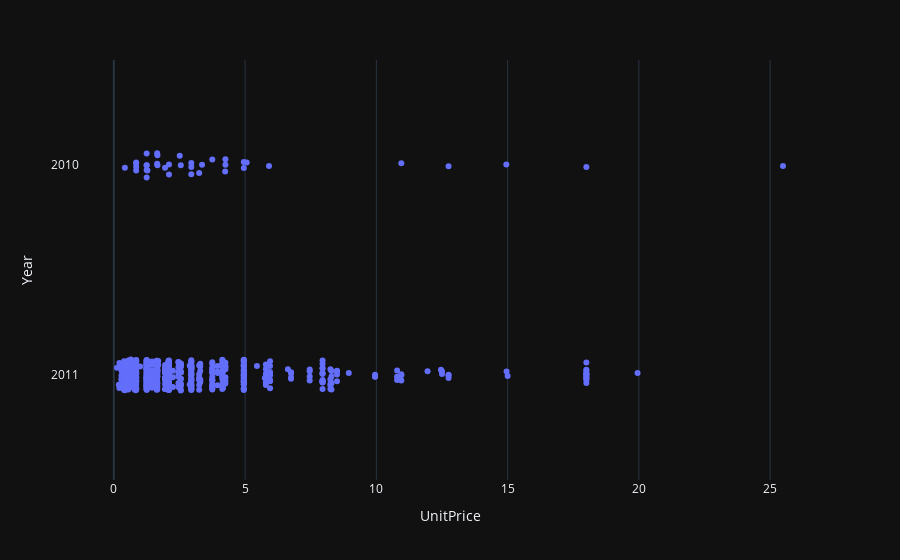

Here is the notebook cell this chart was saved with:
### Code cell
fig = px.strip(data_frame=df, y= "Year", x = "UnitPrice")
fig.show()

### Figure 1 — Plotly figure (JSON) as saved in the notebook; plotly's stock layout.template omitted (floating-point values rounded to 4 significant figures; data arrays with more than 128 entries replaced by an {"elided": "..."} marker saying what was removed)
{"data": [{"alignmentgroup": "True", "boxpoints": "all", "fillcolor": "rgba(255,255,255,0)", "hoveron": "points", "hovertemplate": "UnitPrice=%{x}<br>Year=%{y}<extra></extra>", "legendgroup": "", "line": {"color": "rgba(255,255,255,0)"}, "marker": {"color": "#636efa"}, "name": "", "offsetgroup": "", "orientation": "h", "pointpos": 0, "showlegend": false, "type": "box", "x": {"elided": "626 float values"}, "x0": " ", "xaxis": "x", "y": {"elided": "626 str values"}, "y0": " ", "yaxis": "y"}], "layout": {"boxmode": "group", "legend": {"tracegroupgap": 0}, "margin": {"t": 60}, "xaxis": {"anchor": "y", "domain": [0, 1], "title": {"text": "UnitPrice"}}, "yaxis": {"anchor": "x", "domain": [0, 1], "title": {"text": "Year"}}}}
